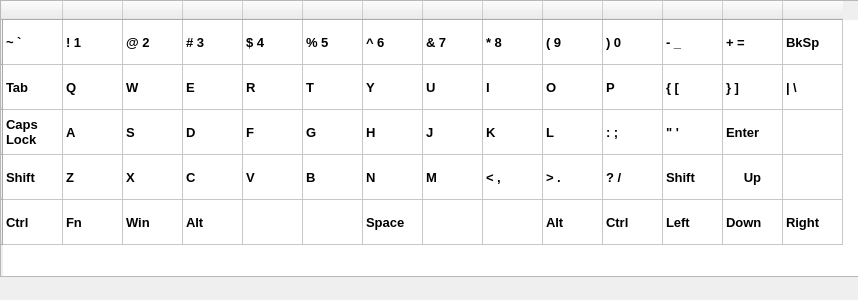
<?xml version="1.0" encoding="UTF-8"?>
<ui version="4.0">
 <class>KBWidget</class>
 <widget class="QWidget" name="KBWidget">
  <property name="geometry">
   <rect>
    <x>0</x>
    <y>0</y>
    <width>858</width>
    <height>300</height>
   </rect>
  </property>
  <property name="windowTitle">
   <string>Form</string>
  </property>
  <widget class="QTableWidget" name="tableWidget">
   <property name="geometry">
    <rect>
     <x>0</x>
     <y>0</y>
     <width>1046</width>
     <height>277</height>
    </rect>
   </property>
   <property name="font">
    <font>
     <pointsize>10</pointsize>
     <weight>75</weight>
     <bold>true</bold>
    </font>
   </property>
   <property name="editTriggers">
    <set>QAbstractItemView::NoEditTriggers</set>
   </property>
   <attribute name="horizontalHeaderDefaultSectionSize">
    <number>60</number>
   </attribute>
   <attribute name="horizontalHeaderMinimumSectionSize">
    <number>50</number>
   </attribute>
   <attribute name="verticalHeaderDefaultSectionSize">
    <number>45</number>
   </attribute>
   <attribute name="verticalHeaderMinimumSectionSize">
    <number>30</number>
   </attribute>
   <row>
    <property name="text">
     <string/>
    </property>
   </row>
   <row>
    <property name="text">
     <string/>
    </property>
   </row>
   <row>
    <property name="text">
     <string/>
    </property>
   </row>
   <row>
    <property name="text">
     <string/>
    </property>
   </row>
   <row>
    <property name="text">
     <string/>
    </property>
   </row>
   <column>
    <property name="text">
     <string/>
    </property>
    <property name="background">
     <color>
      <red>255</red>
      <green>255</green>
      <blue>255</blue>
     </color>
    </property>
   </column>
   <column>
    <property name="text">
     <string/>
    </property>
   </column>
   <column>
    <property name="text">
     <string/>
    </property>
   </column>
   <column>
    <property name="text">
     <string/>
    </property>
   </column>
   <column>
    <property name="text">
     <string/>
    </property>
   </column>
   <column>
    <property name="text">
     <string/>
    </property>
   </column>
   <column>
    <property name="text">
     <string/>
    </property>
   </column>
   <column>
    <property name="text">
     <string/>
    </property>
   </column>
   <column>
    <property name="text">
     <string/>
    </property>
   </column>
   <column>
    <property name="text">
     <string/>
    </property>
   </column>
   <column>
    <property name="text">
     <string/>
    </property>
   </column>
   <column>
    <property name="text">
     <string/>
    </property>
   </column>
   <column>
    <property name="text">
     <string/>
    </property>
   </column>
   <column>
    <property name="text">
     <string/>
    </property>
   </column>
   <item row="0" column="0">
    <property name="text">
     <string>~ `</string>
    </property>
   </item>
   <item row="0" column="1">
    <property name="text">
     <string>! 1</string>
    </property>
   </item>
   <item row="0" column="2">
    <property name="text">
     <string>@ 2</string>
    </property>
   </item>
   <item row="0" column="3">
    <property name="text">
     <string># 3</string>
    </property>
   </item>
   <item row="0" column="4">
    <property name="text">
     <string>$ 4</string>
    </property>
   </item>
   <item row="0" column="5">
    <property name="text">
     <string>% 5</string>
    </property>
   </item>
   <item row="0" column="6">
    <property name="text">
     <string>^ 6</string>
    </property>
   </item>
   <item row="0" column="7">
    <property name="text">
     <string>&amp; 7</string>
    </property>
   </item>
   <item row="0" column="8">
    <property name="text">
     <string>* 8</string>
    </property>
   </item>
   <item row="0" column="9">
    <property name="text">
     <string>( 9</string>
    </property>
   </item>
   <item row="0" column="10">
    <property name="text">
     <string>) 0</string>
    </property>
   </item>
   <item row="0" column="11">
    <property name="text">
     <string>- _</string>
    </property>
   </item>
   <item row="0" column="12">
    <property name="text">
     <string>+ =</string>
    </property>
   </item>
   <item row="0" column="13">
    <property name="text">
     <string>BkSp</string>
    </property>
   </item>
   <item row="1" column="0">
    <property name="text">
     <string>Tab</string>
    </property>
   </item>
   <item row="1" column="1">
    <property name="text">
     <string>Q</string>
    </property>
   </item>
   <item row="1" column="2">
    <property name="text">
     <string>W</string>
    </property>
   </item>
   <item row="1" column="3">
    <property name="text">
     <string>E</string>
    </property>
   </item>
   <item row="1" column="4">
    <property name="text">
     <string>R</string>
    </property>
   </item>
   <item row="1" column="5">
    <property name="text">
     <string>T</string>
    </property>
   </item>
   <item row="1" column="6">
    <property name="text">
     <string>Y</string>
    </property>
   </item>
   <item row="1" column="7">
    <property name="text">
     <string>U</string>
    </property>
   </item>
   <item row="1" column="8">
    <property name="text">
     <string>I</string>
    </property>
   </item>
   <item row="1" column="9">
    <property name="text">
     <string>O</string>
    </property>
   </item>
   <item row="1" column="10">
    <property name="text">
     <string>P</string>
    </property>
   </item>
   <item row="1" column="11">
    <property name="text">
     <string>{ [</string>
    </property>
   </item>
   <item row="1" column="12">
    <property name="text">
     <string>} ]</string>
    </property>
   </item>
   <item row="1" column="13">
    <property name="text">
     <string>| \</string>
    </property>
   </item>
   <item row="2" column="0">
    <property name="text">
     <string>Caps Lock</string>
    </property>
   </item>
   <item row="2" column="1">
    <property name="text">
     <string>A</string>
    </property>
   </item>
   <item row="2" column="2">
    <property name="text">
     <string>S</string>
    </property>
   </item>
   <item row="2" column="3">
    <property name="text">
     <string>D</string>
    </property>
   </item>
   <item row="2" column="4">
    <property name="text">
     <string>F</string>
    </property>
   </item>
   <item row="2" column="5">
    <property name="text">
     <string>G</string>
    </property>
   </item>
   <item row="2" column="6">
    <property name="text">
     <string>H</string>
    </property>
   </item>
   <item row="2" column="7">
    <property name="text">
     <string>J</string>
    </property>
   </item>
   <item row="2" column="8">
    <property name="text">
     <string>K</string>
    </property>
   </item>
   <item row="2" column="9">
    <property name="text">
     <string>L</string>
    </property>
   </item>
   <item row="2" column="10">
    <property name="text">
     <string>: ;</string>
    </property>
   </item>
   <item row="2" column="11">
    <property name="text">
     <string>&quot; '</string>
    </property>
   </item>
   <item row="2" column="12">
    <property name="text">
     <string>Enter</string>
    </property>
   </item>
   <item row="3" column="0">
    <property name="text">
     <string>Shift</string>
    </property>
   </item>
   <item row="3" column="1">
    <property name="text">
     <string>Z</string>
    </property>
   </item>
   <item row="3" column="2">
    <property name="text">
     <string>X</string>
    </property>
   </item>
   <item row="3" column="3">
    <property name="text">
     <string>C</string>
    </property>
   </item>
   <item row="3" column="4">
    <property name="text">
     <string>V</string>
    </property>
   </item>
   <item row="3" column="5">
    <property name="text">
     <string>B</string>
    </property>
   </item>
   <item row="3" column="6">
    <property name="text">
     <string>N</string>
    </property>
   </item>
   <item row="3" column="7">
    <property name="text">
     <string>M</string>
    </property>
   </item>
   <item row="3" column="8">
    <property name="text">
     <string>&lt; ,</string>
    </property>
   </item>
   <item row="3" column="9">
    <property name="text">
     <string>&gt; .</string>
    </property>
   </item>
   <item row="3" column="10">
    <property name="text">
     <string>? /</string>
    </property>
   </item>
   <item row="3" column="11">
    <property name="text">
     <string>Shift</string>
    </property>
   </item>
   <item row="3" column="12">
    <property name="text">
     <string>Up</string>
    </property>
    <property name="textAlignment">
     <set>AlignHCenter|AlignVCenter|AlignCenter</set>
    </property>
   </item>
   <item row="3" column="13">
    <property name="text">
     <string/>
    </property>
   </item>
   <item row="4" column="0">
    <property name="text">
     <string>Ctrl</string>
    </property>
   </item>
   <item row="4" column="1">
    <property name="text">
     <string>Fn</string>
    </property>
   </item>
   <item row="4" column="2">
    <property name="text">
     <string>Win</string>
    </property>
   </item>
   <item row="4" column="3">
    <property name="text">
     <string>Alt</string>
    </property>
   </item>
   <item row="4" column="4">
    <property name="text">
     <string/>
    </property>
   </item>
   <item row="4" column="5">
    <property name="text">
     <string/>
    </property>
   </item>
   <item row="4" column="6">
    <property name="text">
     <string>Space</string>
    </property>
   </item>
   <item row="4" column="7">
    <property name="text">
     <string/>
    </property>
   </item>
   <item row="4" column="8">
    <property name="text">
     <string/>
    </property>
   </item>
   <item row="4" column="9">
    <property name="text">
     <string>Alt</string>
    </property>
   </item>
   <item row="4" column="10">
    <property name="text">
     <string>Ctrl</string>
    </property>
   </item>
   <item row="4" column="11">
    <property name="text">
     <string>Left</string>
    </property>
   </item>
   <item row="4" column="12">
    <property name="text">
     <string>Down</string>
    </property>
   </item>
   <item row="4" column="13">
    <property name="text">
     <string>Right</string>
    </property>
   </item>
  </widget>
 </widget>
 <resources/>
 <connections/>
</ui>
